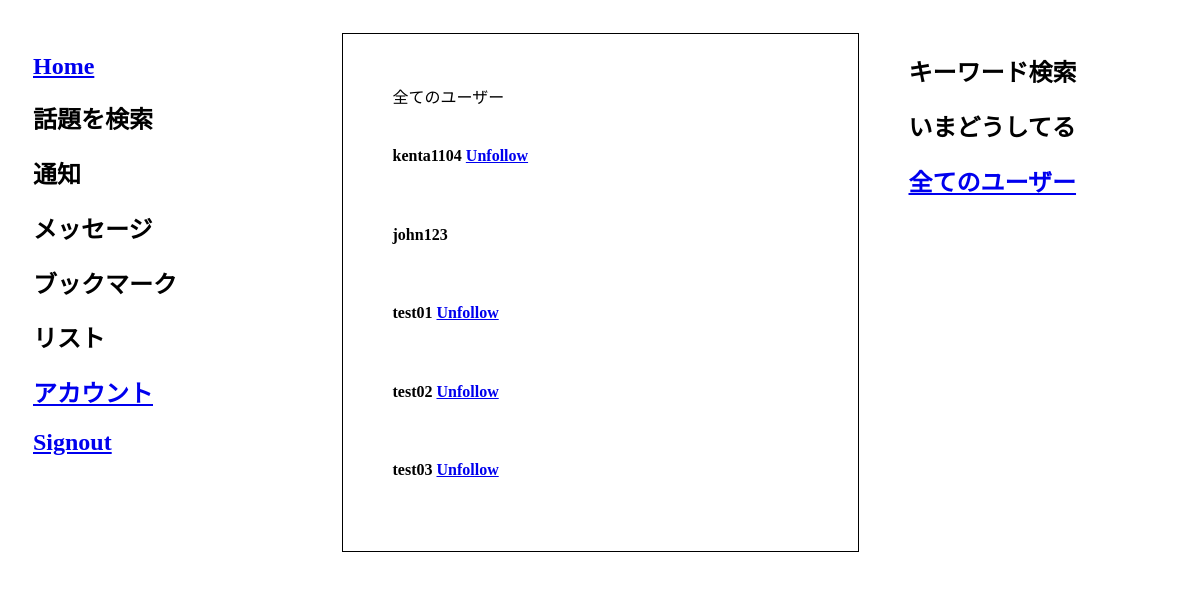
Screenshot of /users/ (signed in) with the database file from the repository.
### project/models.py (models this page shows, shortened)
class User(db.Model):
    __tablename__ = 'users'
    id = db.Column(db.Integer, primary_key=True)
    name = db.Column(db.String, unique=True, nullable=False)
    email = db.Column(db.String, unique=True, nullable=False)
    image_file =  db.Column(db.String(20), nullable=False, default='default.jpg')
    password = db.Column(db.String, nullable=False)
    tweets = db.relationship('Tweet', backref='poster')
    role = db.Column(db.String, default='user')
    @classmethod
    def is_following(cls, who_id, whom_id):
        whom_ids = db.session.query(Follower.whom_id).filter_by(who_id=who_id).all()
        whom_ids = [i[0] for i in whom_ids]
        if whom_id in whom_ids:
            return True
        else:
            return False

### project/users/views.py (the view)
@users_blueprint.route('/users/')
@login_required
def all_users():
    users = db.session.query(User).all()
    return render_template('users.html', users=users)

### project/users/views.py (called while the page is built)
def login_required(test):
    @wraps(test)
    def wrap(*args, **kwargs):
        if 'logged_in' in session:
            return test(*args, **kwargs)
        else:
            flash('You need to login first')
            return (redirect(url_for('users.login')))
    return wrap

### project/templates/users.html (shortened to what this page needs)
{% extends 'layout.html' %}
{% block content %}
    <section class="col-2">
        <div class="marketing">
            全てのユーザー
            {% for user in users %}
            <div class="media">
                <div class="media-left">
                </div>
                <div class="media-body">
                    <h4 class="media-heading">{{ user.name }}
                        {% if user.name == session.name %}
                        </h4>
                        {% elif user.is_following(session.user_id, user.id) %}
                        <a class="btn btn-info btn-xs" href="{{ url_for('tweets.unfollow_user', user_id=user.id )}}">Unfollow</a></h4>
                        {% else %}
                        <a class="btn btn-info btn-xs" href="{{ url_for('tweets.follow_user', user_id=user.id )}}">Follow</a></h4>
                        {% endif %}
                </div>
            </div>
            {% endfor %}
        </div>
    </section>
{% endblock content %}

### project/static/style.css (style rules this page uses)
.main section { margin: 10px; background: white; padding: 15px; }
.main section { flex: 1; }
.main .col-2 { flex: 2; }
.marketing { border: solid 1px black; padding: 50px; }

### rows the page displays
User: name "kenta1104"
User: name "john123"
User: name "test01"
User: name "test02"
User: name "test03"
